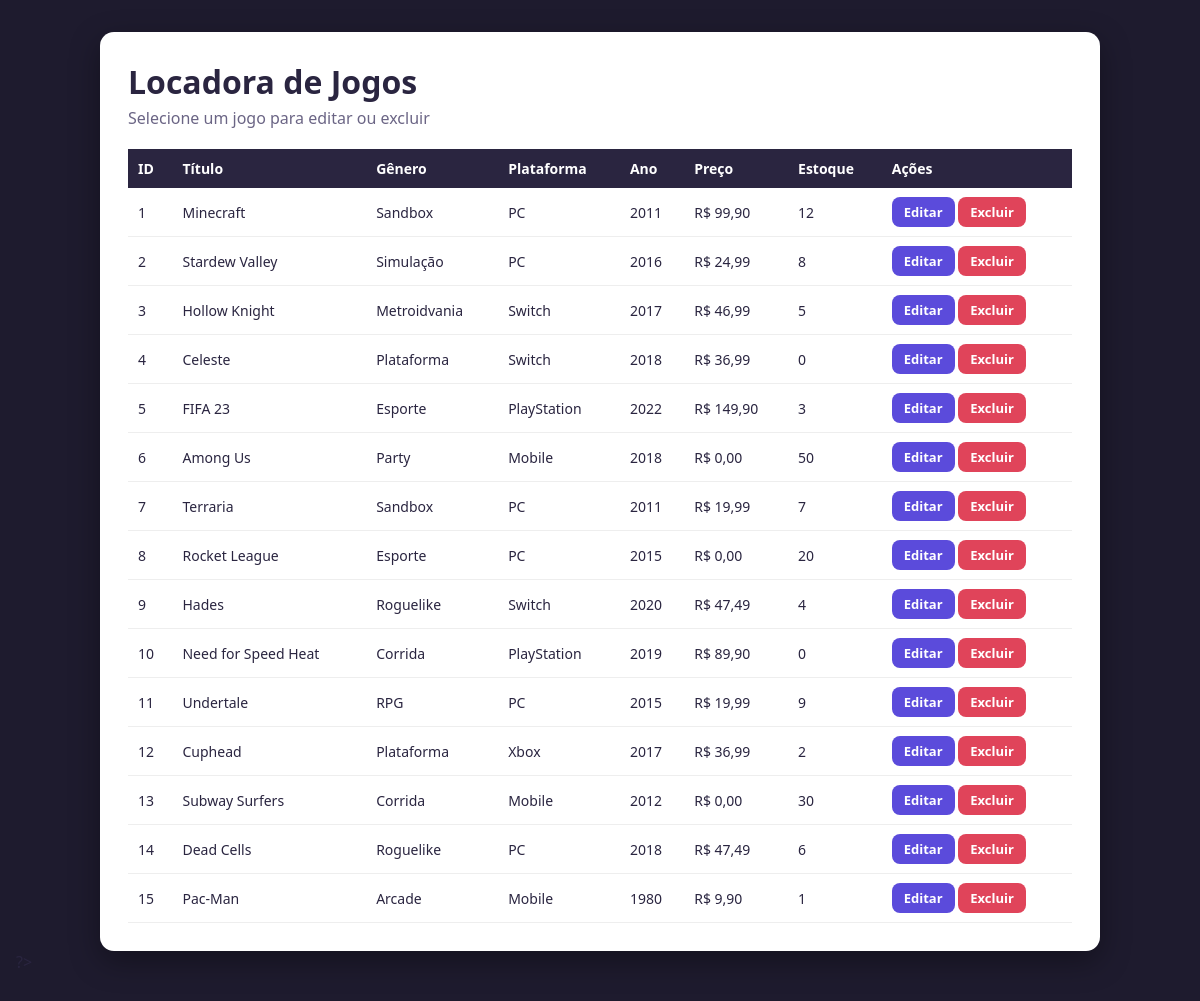
The page / on the database its author committed.
### tables this page shows
CREATE TABLE jogos (
    id         INT AUTO_INCREMENT PRIMARY KEY,
    titulo     VARCHAR(100)  NOT NULL,
    genero     VARCHAR(40)   NOT NULL,
    plataforma VARCHAR(30)   NOT NULL,
    ano        INT           NOT NULL,
    preco      DECIMAL(8,2)  NOT NULL,
    estoque    INT           NOT NULL DEFAULT 0
);

### index.php (the view, shortened to what this page needs)
<?php
require 'conexao.php';
$resultado = mysqli_query(
    $conexao,
    'SELECT * FROM jogos ORDER BY id'
);
$jogos = mysqli_fetch_all($resultado, MYSQLI_ASSOC);
?>
<!DOCTYPE html>
<html lang="en">
<head>
    <link rel="stylesheet" href="style.css">
</head>
<body>
    <div class="container">
        <h1>Locadora de Jogos</h1>
        <p class="sub">
            Selecione um jogo para editar ou excluir
        </p>
        <table>
            <thead>
                <tr>
                    <th>ID</th>
                    <th>Título</th>
                    <th>Gênero</th>
                    <th>Plataforma</th>
                    <th>Ano</th>
                    <th>Preço</th>
                    <th>Estoque</th>
                    <th>Ações</th>
                </tr>
            </thead>
            <tbody>
                <?php foreach ($jogos as $jogo) : ?>
                        <tr>
                            <td><?= $jogo['id'] ?></td>
                            <td><?= $jogo['titulo'] ?></td>
                            <td><?= $jogo['genero'] ?></td>
                            <td><?= $jogo['plataforma'] ?></td>
                            <td><?= $jogo['ano'] ?></td>
                            <td>R$ <?= number_format($jogo['preco'], 2, ',', '.') ?></td>
                            <td><?= $jogo['estoque'] ?></td>
                            <td class="acoes">
                                <a class="btn editar" href="editar.php?id=<?= $jogo['id'] ?>">Editar</a>
                                <a class="btn excluir" href="#">Excluir</a>
                        </tr>
                <?php endforeach; ?>
            </tbody>
        </table>
    </div>
</body>
</html>

### style.css (style rules this page uses)
* { box-sizing: border-box; }
body { margin: 0; font-family: "Segoe UI", Arial, sans-serif; background: #1e1b2e; color: #2a2540; padding: 32px 16px; }
.container { max-width: 1000px; margin: 0 auto; background: #fff; border-radius: 14px; padding: 28px; box-shadow: 0 10px 30px rgba(0,0,0,.35); }
h1 { margin: 0 0 4px; }
.sub { margin: 0 0 20px; color: #6b6585; }
table { width: 100%; border-collapse: collapse; font-size: 14px; }
th { background: #2a2540; color: #fff; text-align: left; padding: 10px; }
td { padding: 9px 10px; border-bottom: 1px solid #eee; }
.acoes { white-space: nowrap; }
.btn { display: inline-block; padding: 6px 12px; border-radius: 8px; border: none; font-size: 13px; font-weight: 600; text-decoration: none; cursor: pointer; color: #fff; }
.btn.editar { background: #5b4bdb; }
.btn.excluir { background: #e0445a; }

### rows shown on the page
jogos: id "1", titulo "Minecraft", genero "Sandbox", plataforma "PC", ano "2011", preco "99,90", estoque "12"
jogos: id "2", titulo "Stardew Valley", genero "Simulação", plataforma "PC", ano "2016", preco "24,99", estoque "8"
jogos: id "3", titulo "Hollow Knight", genero "Metroidvania", plataforma "Switch", ano "2017", preco "46,99", estoque "5"
jogos: id "4", titulo "Celeste", genero "Plataforma", plataforma "Switch", ano "2018", preco "36,99", estoque "0"
jogos: id "5", titulo "FIFA 23", genero "Esporte", plataforma "PlayStation", ano "2022", preco "149,90", estoque "3"
jogos: id "6", titulo "Among Us", genero "Party", plataforma "Mobile", ano "2018", preco "0,00", estoque "50"
jogos: id "7", titulo "Terraria", genero "Sandbox", plataforma "PC", ano "2011", preco "19,99", estoque "7"
jogos: id "8", titulo "Rocket League", genero "Esporte", plataforma "PC", ano "2015", preco "0,00", estoque "20"
jogos: id "9", titulo "Hades", genero "Roguelike", plataforma "Switch", ano "2020", preco "47,49", estoque "4"
jogos: id "10", titulo "Need for Speed Heat", genero "Corrida", plataforma "PlayStation", ano "2019", preco "89,90", estoque "0"
jogos: id "11", titulo "Undertale", genero "RPG", plataforma "PC", ano "2015", preco "19,99", estoque "9"
jogos: id "12", titulo "Cuphead", genero "Plataforma", plataforma "Xbox", ano "2017", preco "36,99", estoque "2"
jogos: id "13", titulo "Subway Surfers", genero "Corrida", plataforma "Mobile", ano "2012", preco "0,00", estoque "30"
jogos: id "14", titulo "Dead Cells", genero "Roguelike", plataforma "PC", ano "2018", preco "47,49", estoque "6"
jogos: id "15", titulo "Pac-Man", genero "Arcade", plataforma "Mobile", ano "1980", preco "9,90", estoque "1"
